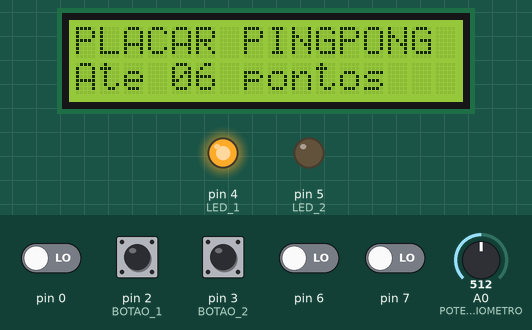
Simulated run of this sketch. Board: Arduino Uno, built with avr-gcc and run on an emulated ATmega328P. Shown: 16×2 character LCD, output pins drawn as LEDs (lit = HIGH). Wiring (inferred from the names in the program): character LCD (HD44780): RS pin 12; E pin 13; data pin 8, pin 9, pin 10, pin 11. The test bench sets the inputs (shaded band); at power-on: pin 0, pin 2 (BOTAO_1), pin 3 (BOTAO_2), pin 6, pin 7 LOW, A0 (POTENCIOMETRO) = 512. Pins used as bus, display or sensor lines are not drawn; what the sketch prints to the serial monitor is not drawn.

Above: at 1.0 s.
1.1 s: pin 2 (BOTAO_1) pulled HIGH for 0.15 s
At 2.9 s:
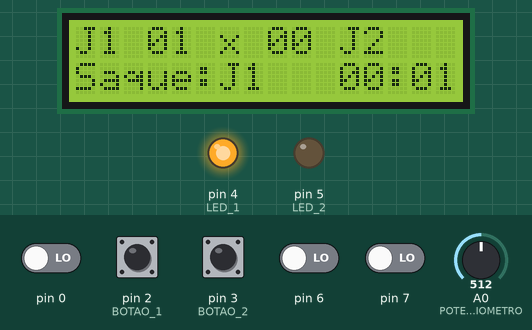
4.2 s: pin 3 (BOTAO_2) pulled HIGH for 0.15 s
At 5.5 s:
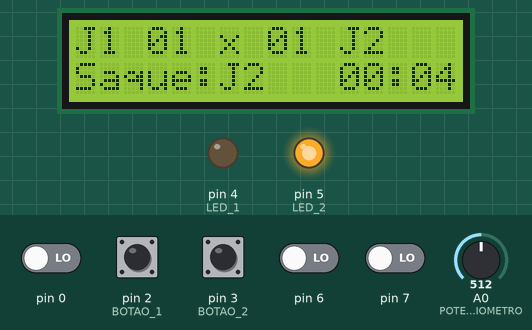
7.3 s: pin 2 (BOTAO_1) pulled HIGH for 1 s
At 8.9 s:
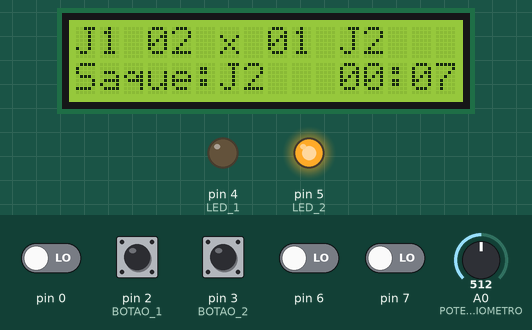
9.8 s: pin 3 (BOTAO_2) pulled HIGH for 1 s
At 10.5 s:
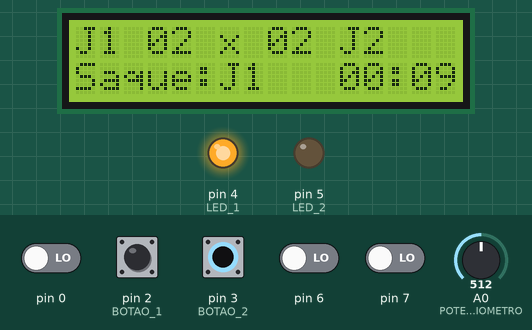
12.3 s: pin 2 (BOTAO_1) pulsed HIGH 5 times (0.12 s each, 0.3 s apart)
At 13.67 s:
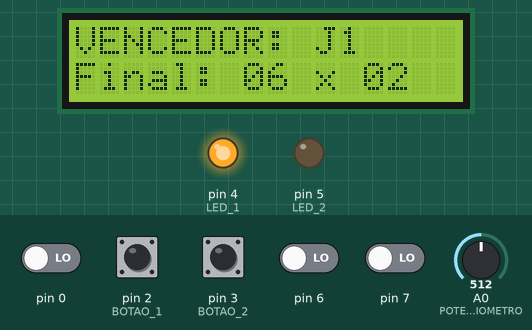
15.9 s: A0 (POTENCIOMETRO) set to 716
At 18.1 s:
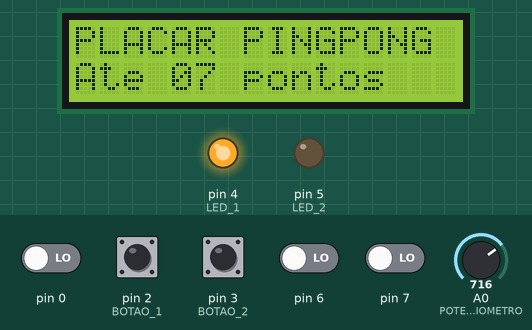
Timing chart, 0 to 19.2 s (numbered marks = the images above; inputs shaded):
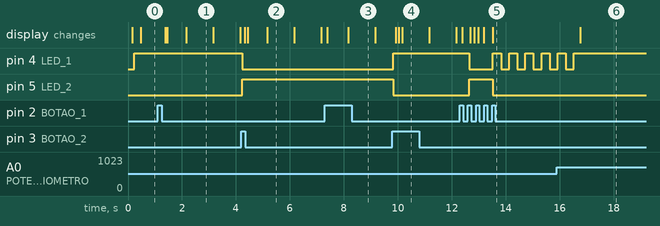

Measured:
- after the input at 1.1 s, the display: first changes after 0.28 s (image 1 shows a later state)
- after the input at 4.2 s, pin 4 (LED_1): HIGH → LOW at once; pin 5 (LED_2): LOW → HIGH at once
- after the input at 9.8 s, pin 4 (LED_1): LOW → HIGH at once; pin 5 (LED_2): HIGH → LOW at once
- after the input at 12.3 s, pin 4 (LED_1): HIGH → LOW after 0.34 s, then repeats every 0.60 s: HIGH 0.30 s, LOW 0.30 s; pin 5 (LED_2): LOW → HIGH after 0.34 s, → LOW 0.89 s later
- after the input at 15.9 s, the display: changes after 0.87 s (image 6)
- what the display in image 1 shows lasts 1.0 s, from 2.2 s to 3.2 s

The sketch:

ping_pong.ino
```cpp
#ifndef F_CPU
#define F_CPU 16000000UL
#endif
#include <avr/io.h>
#include <avr/interrupt.h>

//LIGACOES (CONFERIDAS NO TINKERCAD)
#define LED_1 PD4 //LED VERDE (JOGADOR 1)
#define LED_2 PD5 //LED AMARELO (JOGADOR 2)
#define BOTAO_1 PD2 //INT0
#define BOTAO_2 PD3 //INT1
#define POTENCIOMETRO PC0 //A0

//LCD 16x2 NO MODO 4 BITS: D4-D7 NOS PINOS 8-11 (PB0-PB3)
#define LCD_RS PB4 //PINO 12
#define LCD_E PB5 //PINO 13
#define LCD_DADOS 0x0F //MASCARA DE PB0 A PB3

#define PONTUACAO_LIMITE 10
#define DEBOUNCE_MS 50

#define BAUD 9600
#define UBRR_VALOR ((F_CPU / 16 / BAUD) - 1)

//MAQUINA DE ESTADOS DO JOGO
typedef enum { CONFIGURACAO, JOGANDO, FIM_DE_JOGO } Estado;

//VOLATILE PORQUE AS INTERRUPCOES MEXEM NESSAS VARIAVEIS
volatile uint32_t tempo = 0;
volatile uint32_t ultimaMudanca1 = 0, ultimaMudanca2 = 0;
volatile uint8_t pontoPendente1 = 0, pontoPendente2 = 0;

//CONTA O TEMPO EM MS
ISR(TIMER0_COMPA_vect){
  tempo++;
}

//BOTAO 1: A INTERRUPCAO DISPARA EM QUALQUER MUDANCA DO PINO.
//SO CONTA O PONTO SE O BOTAO FOI APERTADO (PINO EM NIVEL ALTO) E O PINO
//ESTAVA PARADO HA MAIS DE DEBOUNCE_MS. ASSIM A TREPIDACAO DO BOTAO,
//TANTO AO APERTAR QUANTO AO SOLTAR, NAO GERA PONTO FALSO.
ISR(INT0_vect){
  uint8_t apertado = PIND & (1 << BOTAO_1);
  uint32_t estavel = tempo - ultimaMudanca1;
  ultimaMudanca1 = tempo;
  if(apertado && estavel >= DEBOUNCE_MS) pontoPendente1 = 1;
}

//BOTAO 2: MESMA LOGICA DO BOTAO 1
ISR(INT1_vect){
  uint8_t apertado = PIND & (1 << BOTAO_2);
  uint32_t estavel = tempo - ultimaMudanca2;
  ultimaMudanca2 = tempo;
  if(apertado && estavel >= DEBOUNCE_MS) pontoPendente2 = 1;
}

//PEGA O TEMPO COM AS INTERRUPCOES DESLIGADAS PRA NAO LER ERRADO
uint32_t lerTempo(){
  cli();
  uint32_t t = tempo;
  sei();
  return t;
}

//ESPERA PELO TIMER (SEM _delay_ms). COMO O CONTADOR E DE 1ms,
//ESPERAR "ms" GARANTE PELO MENOS ms-1 MILISSEGUNDOS
void esperaMs(uint32_t ms){
  uint32_t inicio = lerTempo();
  while(lerTempo() - inicio < ms);
}

//---------------- UART ----------------
void configuracaoUART(){
  UBRR0H = (uint8_t)(UBRR_VALOR >> 8);
  UBRR0L = (uint8_t)UBRR_VALOR;
  UCSR0B = (1 << TXEN0); //LIGA O TRANSMISSOR
  UCSR0C = (1 << UCSZ01) | (1 << UCSZ00); //8 BITS, SEM PARIDADE, 1 STOP BIT
}

void uartEnviaChar(char c){
  while(!(UCSR0A & (1 << UDRE0))); //ESPERA O BUFFER FICAR LIVRE
  UDR0 = c;
}

void uartEnviaTexto(const char *texto){
  while(*texto) uartEnviaChar(*texto++);
}

void uartEnviaNumero(uint32_t n){
  char buffer[11];
  uint8_t i = 0;
  do {
    buffer[i++] = '0' + (n % 10);
    n /= 10;
  } while(n > 0);
  while(i > 0) uartEnviaChar(buffer[--i]);
}

//MANDA O PLACAR NO FORMATO "3 x 2"
void uartEnviaPlacar(uint8_t p1, uint8_t p2){
  uartEnviaNumero(p1);
  uartEnviaTexto(" x ");
  uartEnviaNumero(p2);
}

//---------------- LCD ----------------
//MANDA 4 BITS PRO LCD E DA UM PULSO NO ENABLE
void lcdEnviaNibble(uint8_t nibble){
  PORTB = (PORTB & ~LCD_DADOS) | (nibble & LCD_DADOS);
  PORTB |= (1 << LCD_E);
  esperaMs(2);
  PORTB &= ~(1 << LCD_E);
  esperaMs(2);
}

//MANDA 1 BYTE EM DUAS PARTES: PRIMEIRO OS 4 BITS DE CIMA, DEPOIS OS DE BAIXO
//rs = 0 -> COMANDO, rs = 1 -> CARACTERE
void lcdEnviaByte(uint8_t valor, uint8_t rs){
  if(rs) PORTB |= (1 << LCD_RS);
  else PORTB &= ~(1 << LCD_RS);
  lcdEnviaNibble(valor >> 4);
  lcdEnviaNibble(valor & 0x0F);
}

void lcdComando(uint8_t comando){
  lcdEnviaByte(comando, 0);
}

void lcdEscreveChar(char c){
  lcdEnviaByte(c, 1);
}

void lcdEscreveTexto(const char *texto){
  while(*texto) lcdEscreveChar(*texto++);
}

//ESCREVE UM NUMERO SEMPRE COM 2 DIGITOS (EX: 07)
void lcdEscreve2Digitos(uint8_t n){
  lcdEscreveChar('0' + (n / 10) % 10);
  lcdEscreveChar('0' + n % 10);
}

//POSICIONA O CURSOR (linha 0 OU 1, coluna 0 A 15)
void lcdCursor(uint8_t linha, uint8_t coluna){
  lcdComando(0x80 | ((linha ? 0x40 : 0x00) + coluna));
}

void lcdLimpa(){
  lcdComando(0x01);
  esperaMs(3); //O COMANDO DE LIMPAR DEMORA MAIS (1,52ms)
}

//SEQUENCIA DE INICIALIZACAO DO LCD (HD44780) NO MODO 4 BITS,
//COM OS TEMPOS DO DATASHEET
void configuracaoLCD(){
  DDRB |= LCD_DADOS | (1 << LCD_RS) | (1 << LCD_E); //PINOS DO LCD COMO SAIDA
  PORTB &= ~(LCD_DADOS | (1 << LCD_RS) | (1 << LCD_E)); //RS = 0 -> COMANDOS
  esperaMs(100); //ESPERA O LCD LIGAR (MINIMO 40ms)

  lcdEnviaNibble(0x03);
  esperaMs(6); //MINIMO 4,1ms
  lcdEnviaNibble(0x03);
  esperaMs(2);
  lcdEnviaNibble(0x03);
  esperaMs(2);
  lcdEnviaNibble(0x02); //ENTRA NO MODO 4 BITS
  esperaMs(2);

  lcdComando(0x28); //4 BITS, 2 LINHAS, FONTE 5x8
  lcdComando(0x0C); //DISPLAY LIGADO, SEM CURSOR
  lcdComando(0x06); //CURSOR ANDA PRA DIREITA
  lcdLimpa();
}

//TELA DE CONFIGURACAO: DESENHA A TELA INTEIRA UMA VEZ SO
void telaConfiguracao(uint8_t pontuacaoMaxima){
  lcdLimpa();
  lcdEscreveTexto("PLACAR PINGPONG");
  lcdCursor(1, 0);
  lcdEscreveTexto("Ate ");
  lcdEscreve2Digitos(pontuacaoMaxima);
  lcdEscreveTexto(" pontos");
}

//QUANDO O POTENCIOMETRO MUDA, REESCREVE SO O NUMERO (SEM LIMPAR A TELA, NAO PISCA)
void telaAtualizaMaxima(uint8_t pontuacaoMaxima){
  lcdCursor(1, 4);
  lcdEscreve2Digitos(pontuacaoMaxima);
}

//TELA DO JOGO: "J1 05 x 03 J2" NA LINHA 1, SAQUE E TEMPO NA LINHA 2
void telaPlacar(uint8_t p1, uint8_t p2, uint8_t sacador){
  lcdCursor(0, 0);
  lcdEscreveTexto("J1 ");
  lcdEscreve2Digitos(p1);
  lcdEscreveTexto(" x ");
  lcdEscreve2Digitos(p2);
  lcdEscreveTexto(" J2  ");
  lcdCursor(1, 0);
  lcdEscreveTexto("Saque:J");
  lcdEscreveChar('0' + sacador);
}

//ATUALIZA SO O TEMPO DE PARTIDA (mm:ss) NO CANTO DA LINHA 2
void telaTempo(uint32_t segundos){
  lcdCursor(1, 11);
  lcdEscreve2Digitos(segundos / 60);
  lcdEscreveChar(':');
  lcdEscreve2Digitos(segundos % 60);
}

void telaFimDeJogo(uint8_t vencedor, uint8_t p1, uint8_t p2){
  lcdLimpa();
  lcdEscreveTexto("VENCEDOR: J");
  lcdEscreveChar('0' + vencedor);
  lcdCursor(1, 0);
  lcdEscreveTexto("Final: ");
  lcdEscreve2Digitos(p1);
  lcdEscreveTexto(" x ");
  lcdEscreve2Digitos(p2);
}

//---------------- LEDS ----------------
//ACENDE O LED DE QUEM ESTA SACANDO
void acendeSacador(uint8_t jogador){
  if(jogador == 1){
    PORTD |= (1 << LED_1);
    PORTD &= ~(1 << LED_2);
  } else {
    PORTD |= (1 << LED_2);
    PORTD &= ~(1 << LED_1);
  }
}

//DESCOBRE QUEM SACA: TROCA A CADA 2 PONTOS, NAO IMPORTA QUEM FEZ.
//0-1 PONTOS: J1 | 2-3 PONTOS: J2 | 4-5 PONTOS: J1 ...
uint8_t calculaSacador(uint8_t p1, uint8_t p2){
  uint8_t total = p1 + p2;
  return ((total / 2) % 2 == 0) ? 1 : 2;
}

//PISCA O LED DO VENCEDOR QUANDO O JOGO ACABA
void sinalizaFimDeJogo(uint8_t vencedor){
  uint8_t led = (vencedor == 1) ? (1 << LED_1) : (1 << LED_2);
  PORTD &= ~((1 << LED_1) | (1 << LED_2));
  for(uint8_t i = 0; i < 5; i++){
    PORTD |= led;
    esperaMs(300);
    PORTD &= ~led;
    esperaMs(300);
  }
}

//---------------- CONFIGURACOES ----------------
void configuracaoTimer(){
  TCCR0A = (1 << WGM01); //MODO CTC
  TCCR0B = (1 << CS01) | (1 << CS00); //PRESCALER 64
  OCR0A = 249; //16MHz / 64 / 250 = 1ms
  TIMSK0 = (1 << OCIE0A); //INTERRUPCAO DO CANAL A
}

void configuracaoInterrupcao(){
  EICRA = (1 << ISC00) | (1 << ISC10); //QUALQUER MUDANCA NO INT0 E NO INT1
  EIMSK = (1 << INT0) | (1 << INT1); //LIGA INT0 E INT1
}

void configuracaoADC(){
  ADMUX = (1 << REFS0); //VREF = AVCC (5V), LEITURA NO A0
  ADCSRA = (1 << ADEN) | (1 << ADPS2) | (1 << ADPS1) | (1 << ADPS0); //LIGA O ADC COM PRESCALER 128
}

uint16_t leituraADC(){
  ADCSRA |= (1 << ADSC); //INICIA CONVERSAO
  while(ADCSRA & (1 << ADSC)); //ESPERA A CONVERSAO
  uint16_t leitura = ADCL; //PRIMEIRO O ADCL, DEPOIS O ADCH
  leitura |= (ADCH << 8);
  return leitura;
}

//FAZ A MEDIA DE 16 LEITURAS PRA DIMINUIR O RUIDO DO POTENCIOMETRO
uint16_t leituraADCMedia(){
  uint32_t soma = 0;
  for(uint8_t i = 0; i < 16; i++) soma += leituraADC();
  return soma / 16;
}

//TRANSFORMA A LEITURA DO POTENCIOMETRO (0 A 1023) EM UMA PONTUACAO DE 1 A 10.
//HISTERESE: SO ACEITA UMA LEITURA NOVA SE ELA MUDAR MAIS DE HISTERESE_ADC
//EM RELACAO A ULTIMA ACEITA. ASSIM O VALOR NAO FICA PULANDO ENTRE DOIS NUMEROS.
#define HISTERESE_ADC 25
uint16_t adcAceito = 0xFFFF; //0xFFFF = AINDA NAO LEU NADA

uint8_t lerPontuacaoMaxima(){
  uint16_t leitura = leituraADCMedia();
  int16_t diferenca = (int16_t)leitura - (int16_t)adcAceito;
  if(adcAceito == 0xFFFF || diferenca > HISTERESE_ADC || diferenca < -HISTERESE_ADC){
    adcAceito = leitura;
  }
  return 1 + ((uint32_t)adcAceito * PONTUACAO_LIMITE) / 1024;
}

//PEGA E LIMPA A FLAG DE PONTO COM AS INTERRUPCOES DESLIGADAS
uint8_t pegaPonto(volatile uint8_t *flag){
  cli();
  uint8_t valor = *flag;
  *flag = 0;
  sei();
  return valor;
}

int main(void){
  DDRD |= (1 << LED_1) | (1 << LED_2); //LEDS COMO SAIDA
  DDRD &= ~((1 << BOTAO_1) | (1 << BOTAO_2)); //BOTOES COMO ENTRADA
  PORTD &= ~((1 << BOTAO_1) | (1 << BOTAO_2)); //SEM PULL-UP INTERNO (TEM PULL-DOWN EXTERNO)
  DDRC &= ~(1 << POTENCIOMETRO); //POTENCIOMETRO COMO ENTRADA

  configuracaoTimer();
  configuracaoInterrupcao();
  configuracaoADC();
  configuracaoUART();
  sei();

  //MENSAGENS DE DIAGNOSTICO: SE A SEGUNDA NAO APARECER, O PROGRAMA
  //TRAVOU NO esperaMs() (OU SEJA, O TIMER NAO ESTA FUNCIONANDO)
  uartEnviaTexto("\r\nIniciando LCD...\r\n");
  configuracaoLCD(); //DEPOIS DO sei() PORQUE O LCD USA O esperaMs()
  uartEnviaTexto("LCD pronto\r\n");

  Estado estado = CONFIGURACAO;
  uint8_t p1 = 0, p2 = 0;
  uint8_t pontuacaoMaxima = 0;
  uint8_t vencedor = 0;
  uint32_t inicioPartida = 0;
  uint32_t ultimoSegundo = 0;

  uartEnviaTexto("\r\n=== PLACAR DE PING-PONG ===\r\n");
  acendeSacador(1);

  while(1){
    switch(estado){

      //ANTES DO PRIMEIRO PONTO DA PRA AJUSTAR A PONTUACAO NO POTENCIOMETRO
      case CONFIGURACAO: {
        uint8_t novaMaxima = lerPontuacaoMaxima();
        if(novaMaxima != pontuacaoMaxima){
          //pontuacaoMaxima == 0 -> ACABOU DE ENTRAR NA CONFIGURACAO: DESENHA A TELA TODA
          if(pontuacaoMaxima == 0) telaConfiguracao(novaMaxima);
          else telaAtualizaMaxima(novaMaxima);
          pontuacaoMaxima = novaMaxima;
          uartEnviaTexto("Pontuacao da partida: ");
          uartEnviaNumero(pontuacaoMaxima);
          uartEnviaTexto("\r\n");
        }
        //O PRIMEIRO PONTO COMECA O JOGO
        if(pontoPendente1 || pontoPendente2){
          uartEnviaTexto("Partida iniciada!\r\n");
          inicioPartida = lerTempo();
          ultimoSegundo = 0;
          lcdLimpa();
          telaPlacar(0, 0, 1);
          telaTempo(0);
          estado = JOGANDO;
        }
        break;
      }

      case JOGANDO: {
        //UM PONTO POR VEZ: SE OS DOIS APERTAREM JUNTO, O OUTRO FICA PRA PROXIMA VOLTA
        uint8_t marcou = 0;
        if(pegaPonto(&pontoPendente1)){ p1++; marcou = 1; }
        else if(pegaPonto(&pontoPendente2)){ p2++; marcou = 2; }

        uint32_t segundos = (lerTempo() - inicioPartida) / 1000;

        if(marcou){
          //LOG DE CADA PONTO NO TERMINAL SERIAL
          uartEnviaTexto("[");
          uartEnviaNumero(segundos);
          uartEnviaTexto("s] Ponto do jogador ");
          uartEnviaNumero(marcou);
          uartEnviaTexto(" | Placar: ");
          uartEnviaPlacar(p1, p2);
          uartEnviaTexto("\r\n");

          //ACABA QUANDO ALGUEM CHEGA NA PONTUACAO MAXIMA
          if(p1 >= pontuacaoMaxima){
            vencedor = 1;
            estado = FIM_DE_JOGO;
          } else if(p2 >= pontuacaoMaxima){
            vencedor = 2;
            estado = FIM_DE_JOGO;
          } else {
            uint8_t sacador = calculaSacador(p1, p2);
            acendeSacador(sacador);
            telaPlacar(p1, p2, sacador);
          }
        }

        //ATUALIZA O RELOGIO DA TELA UMA VEZ POR SEGUNDO
        if(estado == JOGANDO && segundos != ultimoSegundo){
          ultimoSegundo = segundos;
          telaTempo(segundos);
        }
        break;
      }

      case FIM_DE_JOGO: {
        uartEnviaTexto("FIM DE JOGO! Vencedor: jogador ");
        uartEnviaNumero(vencedor);
        uartEnviaTexto(" | Placar final: ");
        uartEnviaPlacar(p1, p2);
        uartEnviaTexto("\r\n\r\n");

        telaFimDeJogo(vencedor, p1, p2);
        sinalizaFimDeJogo(vencedor); //PISCA 5 VEZES (3 SEGUNDOS) COM O RESULTADO NA TELA

        //ZERA TUDO PRO JOGO NOVO (IGNORA TOQUES FEITOS NO FIM DE JOGO)
        p1 = 0;
        p2 = 0;
        pegaPonto(&pontoPendente1);
        pegaPonto(&pontoPendente2);
        pontuacaoMaxima = 0; //FORCA MOSTRAR A TELA DE CONFIGURACAO DE NOVO
        acendeSacador(1); //JOGADOR 1 SACA NO JOGO NOVO
        estado = CONFIGURACAO;
        break;
      }
    }
  }
}
```
